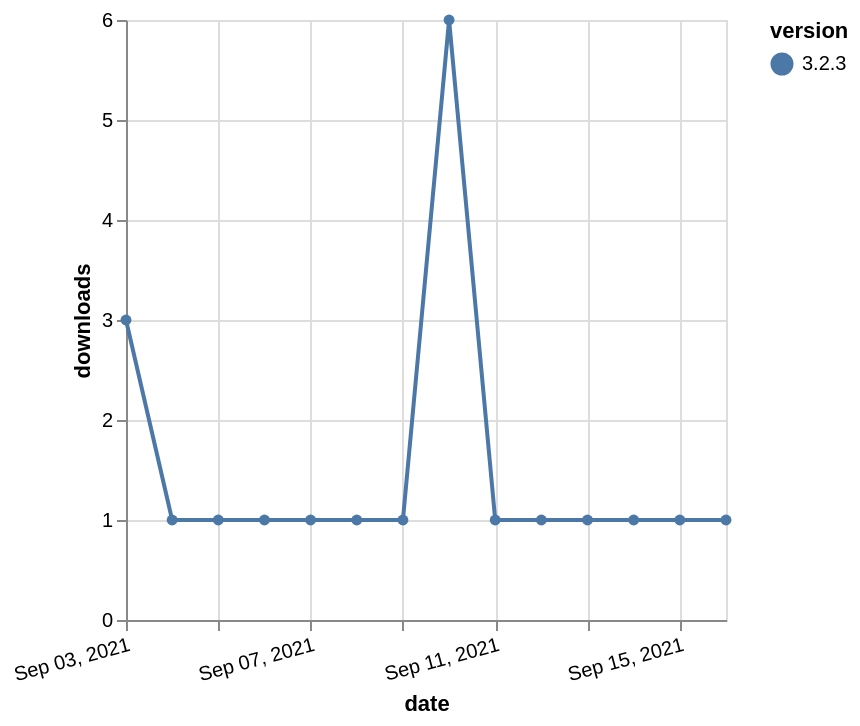

The Vega-Lite source for this figure:
### Vega-Lite specification from a JSON file in a GitHub repository (floating-point values rounded to 4 significant figures)
{"$schema": "https://vega.github.io/schema/vega-lite/v5.json", "description": "A simple bar chart with embedded data.", "data": {"values": [{"date": "2021-09-03", "total": 518, "delta": 3, "version": "3.2.3"}, {"date": "2021-09-04", "total": 519, "delta": 1, "version": "3.2.3"}, {"date": "2021-09-05", "total": 520, "delta": 1, "version": "3.2.3"}, {"date": "2021-09-06", "total": 521, "delta": 1, "version": "3.2.3"}, {"date": "2021-09-07", "total": 522, "delta": 1, "version": "3.2.3"}, {"date": "2021-09-08", "total": 523, "delta": 1, "version": "3.2.3"}, {"date": "2021-09-09", "total": 524, "delta": 1, "version": "3.2.3"}, {"date": "2021-09-10", "total": 530, "delta": 6, "version": "3.2.3"}, {"date": "2021-09-11", "total": 531, "delta": 1, "version": "3.2.3"}, {"date": "2021-09-12", "total": 532, "delta": 1, "version": "3.2.3"}, {"date": "2021-09-13", "total": 533, "delta": 1, "version": "3.2.3"}, {"date": "2021-09-14", "total": 534, "delta": 1, "version": "3.2.3"}, {"date": "2021-09-15", "total": 535, "delta": 1, "version": "3.2.3"}, {"date": "2021-09-16", "total": 536, "delta": 1, "version": "3.2.3"}]}, "width": "container", "mark": {"type": "line", "point": {"filled": true}}, "encoding": {"x": {"field": "date", "type": "temporal", "timeUnit": "yearmonthdate", "title": "date", "axis": {"labelAngle": -15}}, "y": {"field": "delta", "type": "quantitative", "title": "downloads"}, "color": {"field": "version", "type": "nominal"}, "tooltip": {"field": "delta"}}}
